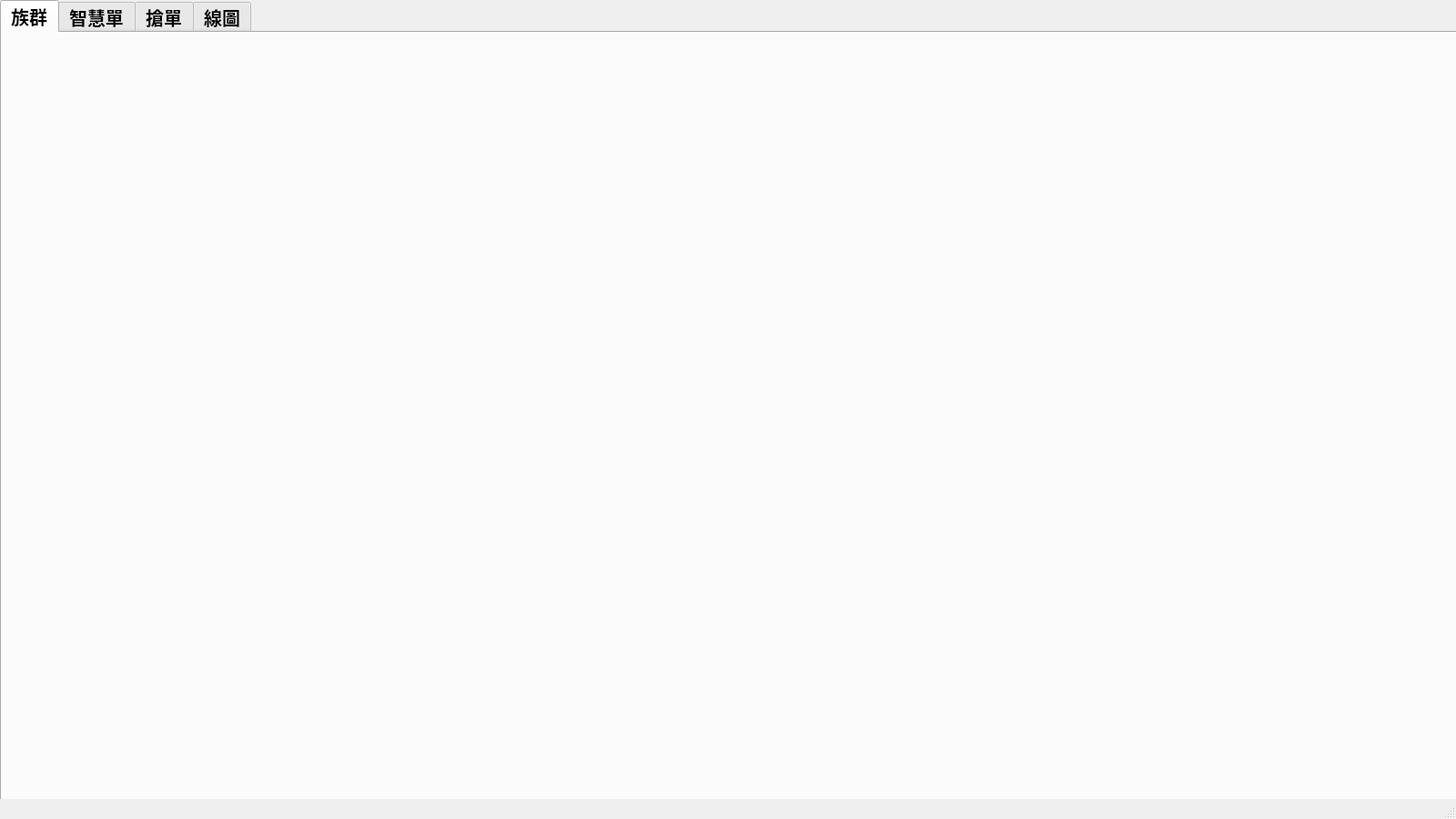
<?xml version="1.0" encoding="UTF-8"?>
<ui version="4.0">
 <class>MainWindow</class>
 <widget class="QMainWindow" name="MainWindow">
  <property name="geometry">
   <rect>
    <x>0</x>
    <y>0</y>
    <width>1600</width>
    <height>900</height>
   </rect>
  </property>
  <property name="windowTitle">
   <string>MainWindow</string>
  </property>
  <widget class="QWidget" name="centralwidget">
   <widget class="QTabWidget" name="tabWidget">
    <property name="geometry">
     <rect>
      <x>0</x>
      <y>0</y>
      <width>1601</width>
      <height>881</height>
     </rect>
    </property>
    <property name="font">
     <font>
      <pointsize>15</pointsize>
      <weight>75</weight>
      <italic>false</italic>
      <bold>true</bold>
      <underline>false</underline>
      <strikeout>false</strikeout>
      <kerning>true</kerning>
     </font>
    </property>
    <property name="cursor">
     <cursorShape>ArrowCursor</cursorShape>
    </property>
    <property name="currentIndex">
     <number>0</number>
    </property>
    <widget class="QWidget" name="stockGroupTab">
     <attribute name="title">
      <string>族群</string>
     </attribute>
     <widget class="QWidget" name="gridLayoutWidget">
      <property name="geometry">
       <rect>
        <x>0</x>
        <y>0</y>
        <width>1591</width>
        <height>851</height>
       </rect>
      </property>
      <layout class="QGridLayout" name="watchlistsLayout"/>
     </widget>
    </widget>
    <widget class="QWidget" name="smartTab">
     <attribute name="title">
      <string>智慧單</string>
     </attribute>
    </widget>
    <widget class="QWidget" name="strongTradeTab">
     <attribute name="title">
      <string>搶單</string>
     </attribute>
    </widget>
    <widget class="QWidget" name="chartTab">
     <attribute name="title">
      <string>線圖</string>
     </attribute>
    </widget>
   </widget>
  </widget>
  <widget class="QStatusBar" name="statusbar"/>
 </widget>
 <resources/>
 <connections/>
</ui>
